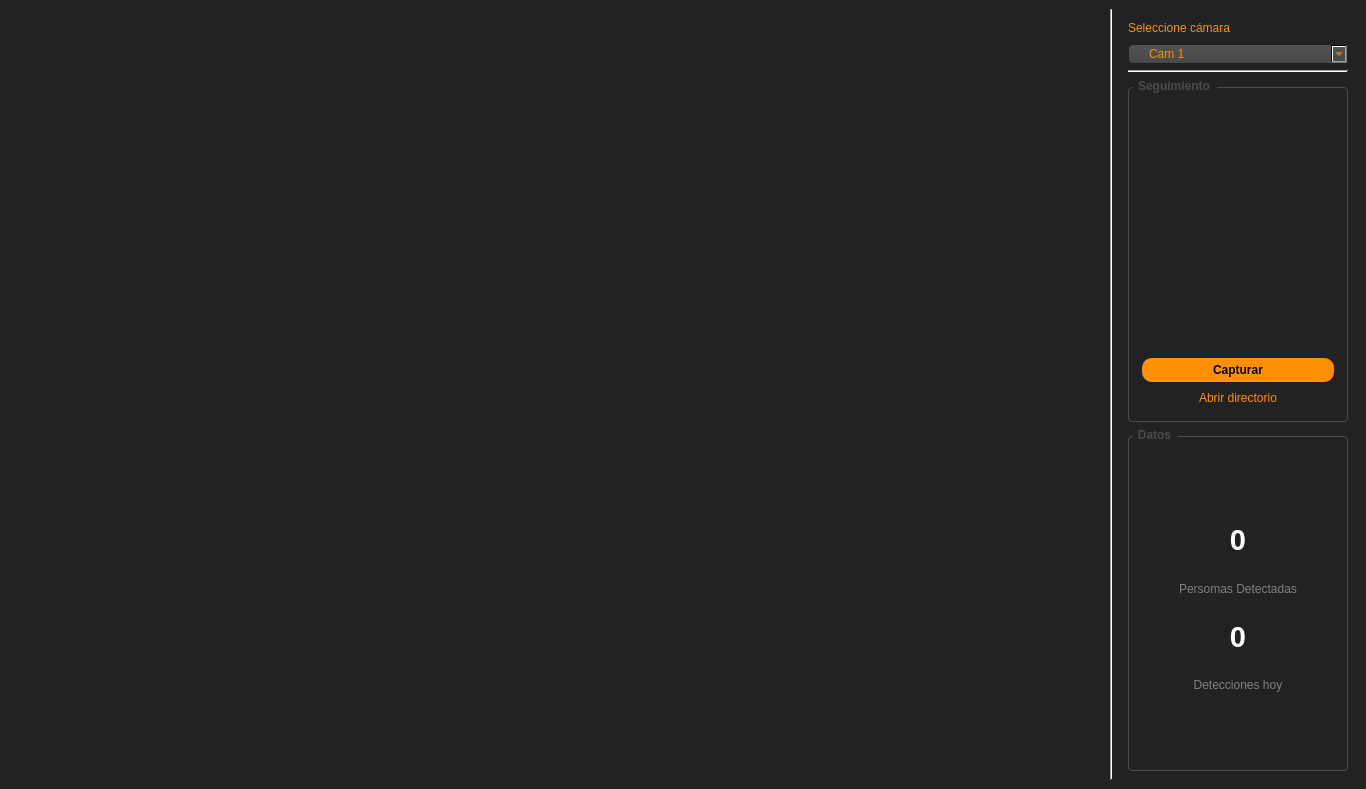
<?xml version="1.0" encoding="UTF-8"?>
<ui version="4.0">
 <class>MainWindow</class>
 <widget class="QMainWindow" name="MainWindow">
  <property name="windowModality">
   <enum>Qt::ApplicationModal</enum>
  </property>
  <property name="geometry">
   <rect>
    <x>0</x>
    <y>0</y>
    <width>1366</width>
    <height>789</height>
   </rect>
  </property>
  <property name="sizePolicy">
   <sizepolicy hsizetype="Expanding" vsizetype="Expanding">
    <horstretch>0</horstretch>
    <verstretch>0</verstretch>
   </sizepolicy>
  </property>
  <property name="minimumSize">
   <size>
    <width>1366</width>
    <height>768</height>
   </size>
  </property>
  <property name="mouseTracking">
   <bool>true</bool>
  </property>
  <property name="windowTitle">
   <string>Person Tracking</string>
  </property>
  <property name="styleSheet">
   <string notr="true">#MainWindow{
	background-color: #222;
    color:rgb(166, 173, 171);

}

QGroupBox {
  font-weight: bold;
  border: 1px solid #4b4b4b;
  border-radius: 4px;
  padding: 4px;
margin-top:8px;
}
QGroupBox::title {
 color:#4b4b4b;
  subcontrol-origin: margin;
  subcontrol-position: top left;
  left: 5px;
  padding-left: 3px;
  padding-right: 5px;
  padding-bottom: 16px;
font-weight: bold;
}
QPushButton#capturar{
background-color: #ff9001;
color: #000;
border: none;
border-radius: 10px;
padding-top:5px;
padding-bottom:5px;
font-weight:bold;
}

QPushButton#capturar:hover{
background-color: transparent;
color: #ff9001;
border: 1px solid #ff9001;
}</string>
  </property>
  <widget class="QWidget" name="centralwidget">
   <property name="enabled">
    <bool>true</bool>
   </property>
   <property name="sizePolicy">
    <sizepolicy hsizetype="Expanding" vsizetype="Expanding">
     <horstretch>0</horstretch>
     <verstretch>0</verstretch>
    </sizepolicy>
   </property>
   <property name="minimumSize">
    <size>
     <width>1366</width>
     <height>768</height>
    </size>
   </property>
   <property name="maximumSize">
    <size>
     <width>160000</width>
     <height>160000</height>
    </size>
   </property>
   <layout class="QHBoxLayout" name="horizontalLayout">
    <item>
     <widget class="QWidget" name="widget_2" native="true">
      <property name="minimumSize">
       <size>
        <width>1077</width>
        <height>746</height>
       </size>
      </property>
      <layout class="QVBoxLayout" name="verticalLayout_3">
       <item>
        <widget class="QLabel" name="imagen_label">
         <property name="minimumSize">
          <size>
           <width>1077</width>
           <height>746</height>
          </size>
         </property>
         <property name="toolTip">
          <string/>
         </property>
         <property name="statusTip">
          <string/>
         </property>
         <property name="layoutDirection">
          <enum>Qt::LeftToRight</enum>
         </property>
         <property name="text">
          <string/>
         </property>
         <property name="alignment">
          <set>Qt::AlignLeading|Qt::AlignLeft|Qt::AlignTop</set>
         </property>
        </widget>
       </item>
      </layout>
     </widget>
    </item>
    <item>
     <widget class="Line" name="line_2">
      <property name="orientation">
       <enum>Qt::Vertical</enum>
      </property>
     </widget>
    </item>
    <item>
     <widget class="QWidget" name="widget" native="true">
      <property name="maximumSize">
       <size>
        <width>250</width>
        <height>16777215</height>
       </size>
      </property>
      <layout class="QVBoxLayout" name="verticalLayout">
       <property name="sizeConstraint">
        <enum>QLayout::SetMinimumSize</enum>
       </property>
       <item>
        <widget class="QLabel" name="label">
         <property name="sizePolicy">
          <sizepolicy hsizetype="Ignored" vsizetype="Ignored">
           <horstretch>0</horstretch>
           <verstretch>0</verstretch>
          </sizepolicy>
         </property>
         <property name="maximumSize">
          <size>
           <width>16777215</width>
           <height>20</height>
          </size>
         </property>
         <property name="text">
          <string>&lt;html&gt;&lt;head/&gt;&lt;body&gt;&lt;p&gt;&lt;span style=&quot; color:#ff9001;&quot;&gt;Seleccione cámara&lt;/span&gt;&lt;/p&gt;&lt;/body&gt;&lt;/html&gt;</string>
         </property>
        </widget>
       </item>
       <item>
        <widget class="QComboBox" name="combo_cam">
         <property name="toolTip">
          <string>No seleccionado</string>
         </property>
         <property name="statusTip">
          <string>Escoje una cámara</string>
         </property>
         <property name="styleSheet">
          <string notr="true">subcontrol-origin: padding;
    subcontrol-position: top right;
    selection-background-color: #111;
    selection-color: yellow;
    color: #ff9001;
    background-color: QLinearGradient( x1: 0, y1: 0, x2: 0, y2: 1, stop: 0 #565656, stop: 0.1 #525252, stop: 0.5 #4e4e4e, stop: 0.9 #4a4a4a, stop: 1 #464646);
    border-style: solid;
    border: 1px solid #1e1e1e;
    border-radius: 5;
    padding: 1px 0px 1px 20px;</string>
         </property>
         <property name="currentText">
          <string/>
         </property>
         <property name="placeholderText">
          <string>Cam 1</string>
         </property>
        </widget>
       </item>
       <item>
        <widget class="Line" name="line">
         <property name="orientation">
          <enum>Qt::Horizontal</enum>
         </property>
        </widget>
       </item>
       <item>
        <widget class="QGroupBox" name="groupBox">
         <property name="minimumSize">
          <size>
           <width>0</width>
           <height>300</height>
          </size>
         </property>
         <property name="title">
          <string>Seguimiento</string>
         </property>
         <layout class="QVBoxLayout" name="verticalLayout_2">
          <item>
           <widget class="QLabel" name="face">
            <property name="text">
             <string/>
            </property>
            <property name="alignment">
             <set>Qt::AlignCenter</set>
            </property>
           </widget>
          </item>
          <item>
           <widget class="QPushButton" name="capturar">
            <property name="text">
             <string>Capturar</string>
            </property>
           </widget>
          </item>
          <item>
           <widget class="QLabel" name="abrirdirectorio">
            <property name="maximumSize">
             <size>
              <width>16777215</width>
              <height>20</height>
             </size>
            </property>
            <property name="cursor">
             <cursorShape>PointingHandCursor</cursorShape>
            </property>
            <property name="text">
             <string>&lt;html&gt;&lt;head/&gt;&lt;body&gt;&lt;p&gt;&lt;span style=&quot; color:#ff9001;&quot;&gt;Abrir directorio&lt;/span&gt;&lt;/p&gt;&lt;/body&gt;&lt;/html&gt;</string>
            </property>
            <property name="alignment">
             <set>Qt::AlignCenter</set>
            </property>
           </widget>
          </item>
         </layout>
        </widget>
       </item>
       <item>
        <widget class="QGroupBox" name="groupBox_2">
         <property name="title">
          <string>Datos</string>
         </property>
         <property name="alignment">
          <set>Qt::AlignCenter</set>
         </property>
         <layout class="QVBoxLayout" name="verticalLayout_4">
          <item>
           <spacer name="verticalSpacer">
            <property name="orientation">
             <enum>Qt::Vertical</enum>
            </property>
            <property name="sizeType">
             <enum>QSizePolicy::Maximum</enum>
            </property>
            <property name="sizeHint" stdset="0">
             <size>
              <width>20</width>
              <height>60</height>
             </size>
            </property>
           </spacer>
          </item>
          <item>
           <widget class="QLabel" name="numper_label">
            <property name="minimumSize">
             <size>
              <width>174</width>
              <height>60</height>
             </size>
            </property>
            <property name="font">
             <font>
              <pointsize>22</pointsize>
              <weight>75</weight>
              <bold>true</bold>
             </font>
            </property>
            <property name="styleSheet">
             <string notr="true">color:white</string>
            </property>
            <property name="text">
             <string>0</string>
            </property>
            <property name="alignment">
             <set>Qt::AlignCenter</set>
            </property>
           </widget>
          </item>
          <item>
           <widget class="QLabel" name="label_2">
            <property name="styleSheet">
             <string notr="true">color:gray</string>
            </property>
            <property name="text">
             <string>Persomas Detectadas</string>
            </property>
            <property name="alignment">
             <set>Qt::AlignCenter</set>
            </property>
           </widget>
          </item>
          <item>
           <widget class="QLabel" name="num_detecciones_hoy">
            <property name="minimumSize">
             <size>
              <width>174</width>
              <height>60</height>
             </size>
            </property>
            <property name="font">
             <font>
              <pointsize>22</pointsize>
              <weight>75</weight>
              <bold>true</bold>
             </font>
            </property>
            <property name="styleSheet">
             <string notr="true">color:white</string>
            </property>
            <property name="text">
             <string>0</string>
            </property>
            <property name="alignment">
             <set>Qt::AlignCenter</set>
            </property>
           </widget>
          </item>
          <item>
           <widget class="QLabel" name="label_3">
            <property name="styleSheet">
             <string notr="true">color:gray</string>
            </property>
            <property name="text">
             <string>Detecciones hoy</string>
            </property>
            <property name="alignment">
             <set>Qt::AlignCenter</set>
            </property>
           </widget>
          </item>
          <item>
           <spacer name="verticalSpacer_2">
            <property name="orientation">
             <enum>Qt::Vertical</enum>
            </property>
            <property name="sizeType">
             <enum>QSizePolicy::Maximum</enum>
            </property>
            <property name="sizeHint" stdset="0">
             <size>
              <width>20</width>
              <height>60</height>
             </size>
            </property>
           </spacer>
          </item>
         </layout>
        </widget>
       </item>
      </layout>
     </widget>
    </item>
   </layout>
  </widget>
 </widget>
 <resources/>
 <connections/>
</ui>
